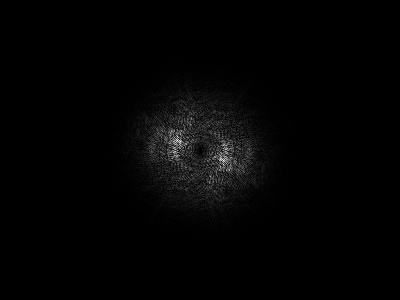
//> input picture 10_2024-06-25/dst/dip10_kadai3/highpass_freq.jpg, 400 x 300 px, given in place of lenna_g.jpg, which was not available
$ ./dip10_kadai3   (built with g++ and OpenCV 4)
//> lines starting //> are read from the running program, lines starting //| are printed output that depends on the picture; after the words box and inside, x2 and y2 are one past the last pixel; in counts of white or black regions, pixels touching at a corner belong together; pictures that were not available may be replaced by others from this repository, and a replacement may not be noted
// g++ dip10_gaussian_filter.cpp -std=c++11 `pkg-config --cflags --libs opencv4`
#include <iostream>
#include <opencv2/opencv.hpp>
#include <cmath>

// 配列の象限入れ替え用関数の宣言
void ShiftDFT(const cv::Mat& src_arr, cv::Mat& dst_arr);

int main(int argc, const char* argv[]){
    // 画像の読み込み
    // cv::Mat sourceImg = cv::imread("./src/nymegami.jpg", cv::IMREAD_GRAYSCALE);
    cv::Mat sourceImg = cv::imread("./src/lenna_g.jpg", cv::IMREAD_GRAYSCALE);
//> sourceImg is the input picture: 300 rows x 400 cols, CV_8UC1; min 0, max 255, mean 3.7
    if (sourceImg.empty()) {
        std::cerr << "Error loading image" << std::endl;
        return -1;
    }

    // 画像を保存
    cv::imwrite("./dst/dip10_kadai3/original.jpg", sourceImg);

    // 作業用配列領域の宣言
    cv::Mat cxMatrix(sourceImg.size(), CV_64FC2); //複素数用(実数 2 チャンネル)
    cv::Mat ftMatrix(sourceImg.size(), CV_64FC2); //複素数用(実数 2 チャンネル)
    cv::Mat spcMatrix(sourceImg.size(), CV_64FC1); //スペルトルデータ(実数)

    cv::Mat spcImg(sourceImg.size(), CV_8UC1); //スペクトル画像(自然数)
    cv::Mat resultImg(sourceImg.size(), CV_8UC1); //逆変換画像(自然数)

    // 原画像を複素数(実数部と虚数部)の 2 チャンネル配列として表現．虚数部はゼロ
    cv::Mat imgMatrix[] = {cv::Mat_<double>(sourceImg), cv::Mat::zeros(sourceImg.size(),CV_64FC1)};
//> imgMatrix[1]: 300 rows x 400 cols, CV_64FC1; every value is 0
    // 実数部と虚数部を一組にした 2 チャンネル画像 cxMatrix を生成
    cv::merge(imgMatrix, 2, cxMatrix);

    // フーリエ変換
    cv::dft(cxMatrix, ftMatrix);
    ShiftDFT(ftMatrix, ftMatrix);

    double sigma = 0.008;  // ガウシアンフィルタの標準偏差
    cv::Point center2 = cv::Point(ftMatrix.cols / 2, ftMatrix.rows / 2);
//> center2 = Point(200, 150)
    for (int i = 0; i < ftMatrix.rows; ++i) {
        for (int j = 0; j < ftMatrix.cols; ++j) {
            double radius = std::pow(j - center2.x, 2.0) + std::pow(i - center2.y, 2.0);
            // double weight =  std::exp(-2.0 * M_PI * M_PI * std::pow(radius, 2.0) / (2.0 * std::pow(sigma, 2.0)));
            double weight =  1 - std::exp(-2.0 * M_PI * M_PI * std::pow(sigma, 2.0) * radius);
            ftMatrix.at<cv::Vec2d>(i, j)[0] *= weight;
            ftMatrix.at<cv::Vec2d>(i, j)[1] *= weight;
        }
    }

    // フーリエスペクトル"spcMatrix"の計算
    cv::split(ftMatrix, imgMatrix);
    cv::magnitude(imgMatrix[0], imgMatrix[1], spcMatrix);

    // フーリエスペクトルからフーリエスペクトル画像を生成
    spcMatrix += cv::Scalar::all(1);
    cv::log(spcMatrix, spcMatrix);
    cv::normalize(spcMatrix, spcImg, 0, 255, cv::NORM_MINMAX, CV_8U);
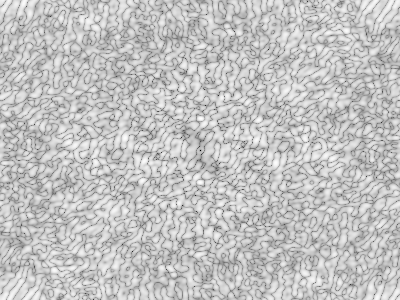
//> spcMatrix: 300 rows x 400 cols, CV_64FC1; min 0, max 9.26, mean 7.06; drawn with min black and max white

    // フーリエ逆変換
    ShiftDFT(ftMatrix, ftMatrix);
    cv::idft(ftMatrix, cxMatrix);
    cv::split(cxMatrix, imgMatrix);
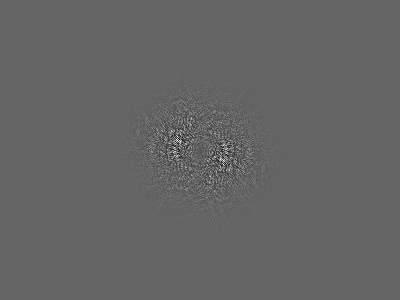
//> imgMatrix[0]: 300 rows x 400 cols, CV_64FC1; min -11102019.3, max 17018567.2, mean 0; drawn with min black and max white
    cv::normalize(imgMatrix[0], resultImg, 0, 255, cv::NORM_MINMAX, CV_8U);
    cv::imwrite("./dst/dip10_kadai3/highpass_spatial.jpg", spcImg);

    // ハイパスフィルタには2値化処理を行う
    cv::threshold(resultImg, resultImg, 100, 255, cv::THRESH_BINARY);
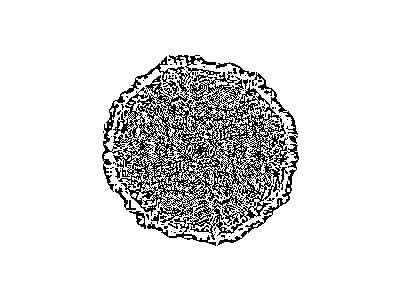
//> resultImg: 300 rows x 400 cols, CV_8UC1; 87.9% white; black in thin lines or dots, all inside (x1, y1, x2, y2) = (102, 55, 299, 246)

    cv::imwrite("./dst/dip10_kadai3/highpass_result.jpg", resultImg);


    // ローパスフィルタ

    // フーリエ変換
    cv::dft(cxMatrix, ftMatrix);
    ShiftDFT(ftMatrix, ftMatrix);

    sigma = 0.008;  // ガウシアンフィルタの標準偏差
    center2 = cv::Point(ftMatrix.cols / 2, ftMatrix.rows / 2);
    for (int i = 0; i < ftMatrix.rows; ++i) {
        for (int j = 0; j < ftMatrix.cols; ++j) {
            double radius = std::pow(j - center2.x, 2.0) + std::pow(i - center2.y, 2.0);
            // double weight =  std::exp(-2.0 * M_PI * M_PI * std::pow(radius, 2.0) / (2.0 * std::pow(sigma, 2.0)));
            double weight =  std::exp(-2.0 * M_PI * M_PI * std::pow(sigma, 2.0) * radius);
            ftMatrix.at<cv::Vec2d>(i, j)[0] *= weight;
            ftMatrix.at<cv::Vec2d>(i, j)[1] *= weight;
        }
    }

    // フーリエスペクトル"spcMatrix"の計算
    cv::split(ftMatrix, imgMatrix);
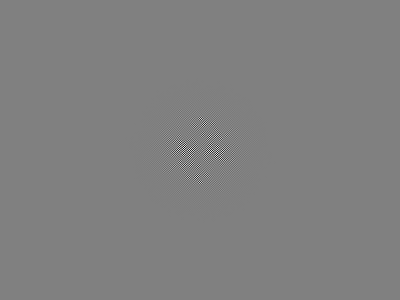
//> imgMatrix[0]: 300 rows x 400 cols, CV_64FC1; min -452942042, max 448034645.3, mean 0; drawn with min black and max white
    cv::magnitude(imgMatrix[0], imgMatrix[1], spcMatrix);

    // フーリエスペクトルからフーリエスペクトル画像を生成
    spcMatrix += cv::Scalar::all(1);
    cv::log(spcMatrix, spcMatrix);
    cv::normalize(spcMatrix, spcImg, 0, 255, cv::NORM_MINMAX, CV_8U);
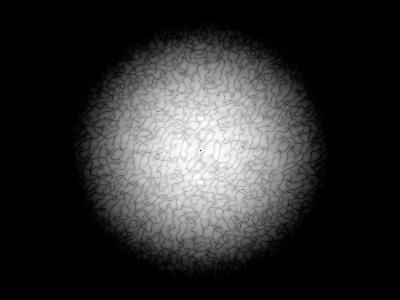
//> spcMatrix: 300 rows x 400 cols, CV_64FC1; min 0, max 19.93, mean 3.69; drawn with min black and max white

    // フーリエ逆変換
    ShiftDFT(ftMatrix, ftMatrix);
    cv::idft(ftMatrix, cxMatrix);
    cv::split(cxMatrix, imgMatrix);
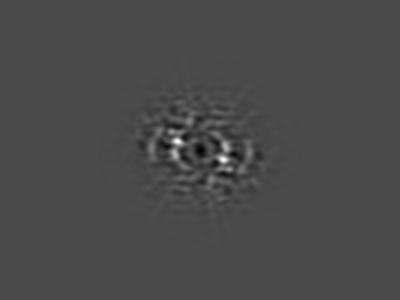
//> imgMatrix[0]: 300 rows x 400 cols, CV_64FC1; min -9.06e+10, max 2.2e+11, mean 0; drawn with min black and max white
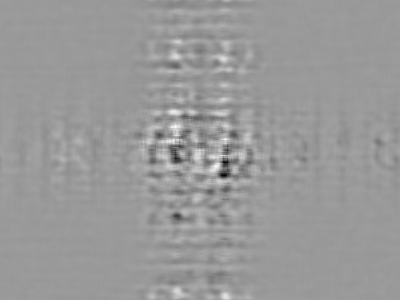
//> imgMatrix[1]: 300 rows x 400 cols, CV_64FC1; min -0.000374, max 0.000246, mean 7.52e-22; drawn with min black and max white
    cv::normalize(imgMatrix[0], resultImg, 0, 255, cv::NORM_MINMAX, CV_8U);
    cv::imwrite("./dst/dip10_kadai3/lowpass_spatial.jpg", spcImg);
    cv::imwrite("./dst/dip10_kadai3/lowpass_result.jpg", resultImg);


    return 0;
}

// 画像の象限入れ替え用関数
void ShiftDFT(const cv::Mat& src_arr, cv::Mat& dst_arr)
{
    int cx = src_arr.cols / 2;
    int cy = src_arr.rows / 2;

    cv::Mat q1(src_arr, cv::Rect(cx, 0, cx, cy));
    cv::Mat q2(src_arr, cv::Rect(0, 0, cx, cy));
    cv::Mat q3(src_arr, cv::Rect(0, cy, cx, cy));
    cv::Mat q4(src_arr, cv::Rect(cx, cy, cx, cy));

    cv::Mat tmp;
    q1.copyTo(tmp);
    q3.copyTo(q1);
    tmp.copyTo(q3);

    q2.copyTo(tmp);
    q4.copyTo(q2);
    tmp.copyTo(q4);
}
